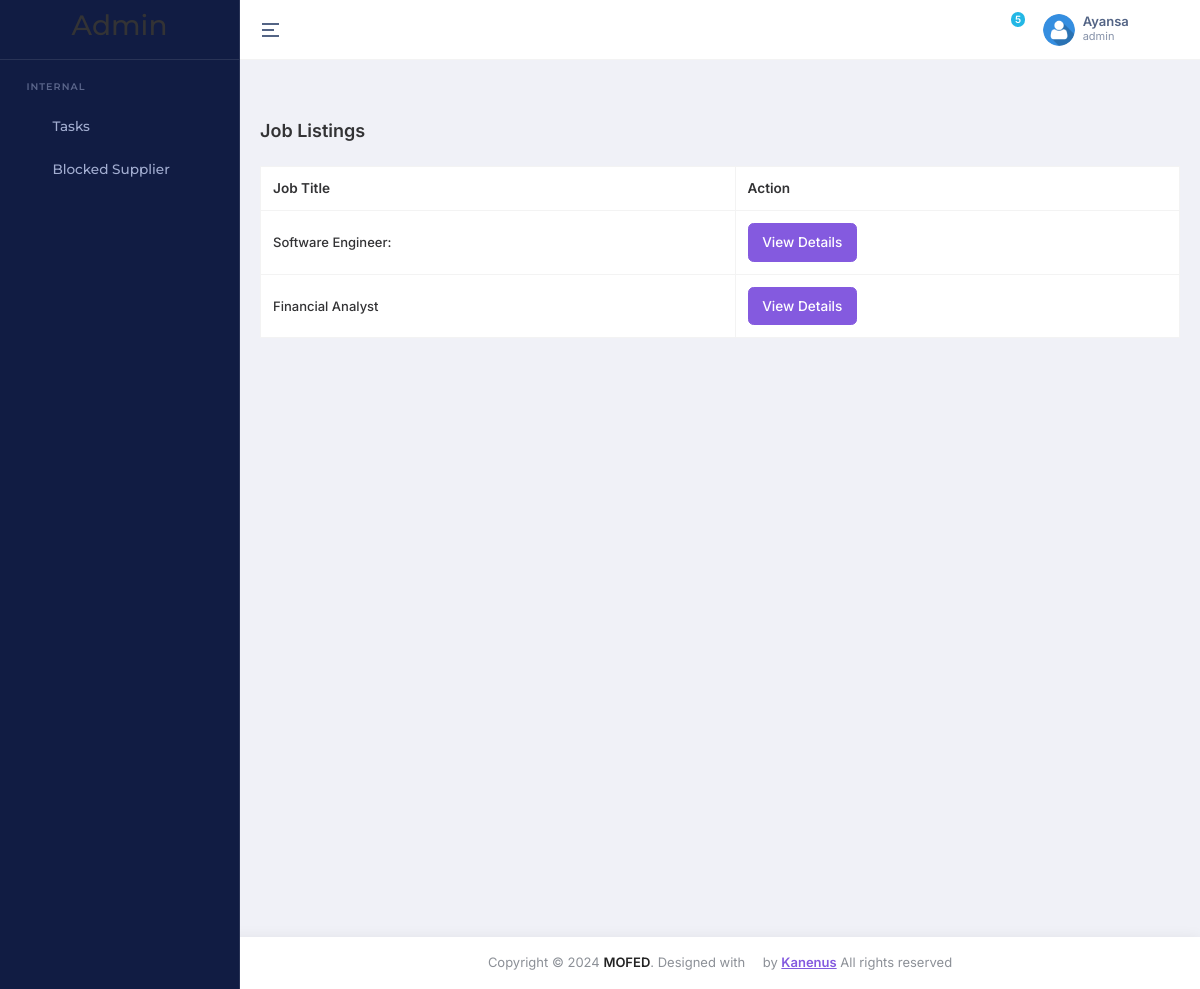
Screenshot of /vacancies/jobs/ (signed in) with the database file from the repository.
### accounts/models.py (models this page shows)
class UserProfile(AbstractBaseUser, PermissionsMixin):
    email = models.EmailField(unique=True)
    first_name = models.CharField(('first name'), max_length=150, blank=True)
    last_name = models.CharField(('last name'), max_length=150, blank=True)
    role = models.CharField(max_length=20, choices=USER_ROLES, default='visitor')
    profile_pic = models.ImageField(upload_to='profile_pics/', null=True, blank=True)
    phonenumber = models.CharField(max_length=15, null=True, blank=True)
    groups = models.ManyToManyField(Group, blank=True, related_name='user_profiles')
    user_permissions = models.ManyToManyField(
        Permission, blank=True, related_name='user_profiles_permissions'
    )
    is_active = models.BooleanField(default=False)
    is_staff = models.BooleanField(default=False)
    is_superuser = models.BooleanField(default=False)
    status = models.CharField(max_length=100, choices=STATUS, default='Pending')
    created_date = models.DateTimeField(auto_now_add=True, editable=False)
    date_joined = models.DateTimeField(('date joined'), default=timezone.now)
    objects = MyUserManager()
    USERNAME_FIELD = 'email'
    REQUIRED_FIELDS = ['first_name', 'last_name'] # will appear at py manage.py createsuperuser thingy
    class Meta:
        ordering = ('-id',)

### vacancies/models.py (models this page shows, shortened)
class Job(models.Model):
    job_description = models.TextField(null=True, blank=True)
    job_title = models.CharField(max_length=255)
    job_type = models.CharField(max_length=50, choices=[
        ('Contract', 'Contract'),
        ('Freelance', 'Freelance'),
        ('Full Time', 'Full Time'),
        ('Part Time', 'Part Time'),
        ('Internship', 'Internship'),
    ])
    Status = models.CharField(max_length=50, choices=[
        ('Active', 'Active'),
        ('CLosed', 'Closed'),
    ])
    vacancies = models.IntegerField(choices=[
        (1, 1),
        (2, 2),
        (5, 5),
        (10, 10),
    ])
    skills = models.CharField(max_length=255)
    job_deadline = models.DateField()
    locationn = models.CharField(max_length=255, default='')  # Assuming location is a character field
    level = models.CharField(max_length=255, choices=[
        ('Junior', 'Junior'),
        ('Mid-Level', 'Mid-Level'),  # Removed extra space
        ('Senior', 'Senior'),  # Corrected capitalization
        ('Expert', 'Expert'),
    ])

### vacancies/views.py (the view)
# urls.py: path('jobs/', job_list, name='job_list'),# Updated URL pattern
def job_list(request):
    jobs = Job.objects.all()
    context = {
        'jobs': jobs,
    }
    return render(request, 'job_list.html', context)

### core/context_processors.py (called while the page is built)
def recent_news_mega(request):
    recent_news = NewsArticle.objects.order_by('-created_at')
    recent_news  = recent_news[:4] if recent_news else recent_news
    return {'recent_news_mega':recent_news}

def stgs(request):
    contact_info = ContactInfo.objects.first()
    quick_links = QuickLink.objects.all()
    pages = Pages.objects.first()
    return {
        'contact_info': contact_info,  # Include footer data in context
        'quick_links': quick_links,  # Include footer data in context
        'stg':Settings.objects.first(),
        'pages': pages
    }

### vacancies/templates/job_list.html
{% extends 'base_new_admin.html' %}
{% load static %}
{% block main %}
    <div class="main-content app-content">
        <div class="container-fluid">
            <h1 class="page-title fw-semibold fs-18 mb-4">Job Listings</h1>
            <div class="table-responsive">
                <table class="table table-bordered">
                    <thead>
                        <tr>
                            <th>Job Title</th>
                            <th>Action</th>
                        </tr>
                    </thead>
                    <tbody>
                        {% for job in jobs %}
                            <tr>
                                <td>{{ job.job_title }}</td>
                                <td>
                                    <a href="{% url 'job_detail' job.id %}" class="btn btn-primary">View Details</a>
                                </td>
                            </tr>
                        {% endfor %}
                    </tbody>
                </table>
            </div>
        </div>
    </div>
{% endblock %}

### task_manager/templates/base_new_admin.html (shortened to what this page needs)
{% load static %}
{% load menu_tags %}
{% load static cms_tags sekizai_tags  %}
<!DOCTYPE html>
<html lang="en" dir="ltr" data-nav-layout="vertical" data-theme-mode="light" data-header-styles="light" data-menu-styles="dark" data-toggled="close">
<head>
    <link id="style" href="{% static 'dashboard/libs/bootstrap/css/bootstrap.min.css' %}" rel="stylesheet" >
    <link href="{% static 'dashboard/css/styles.min.css' %}" rel="stylesheet" >
    <link href="{% static 'dashboard/css/icons.css' %}" rel="stylesheet" >
    <link href="{% static 'dashboard/libs/node-waves/waves.min.css' %}" rel="stylesheet" >
    <link href="{% static 'dashboard/libs/simplebar/simplebar.min.css' %}" rel="stylesheet" >
    <link rel="stylesheet" href="{% static 'dashboard/libs/flatpickr/flatpickr.min.css' %}">
    <link rel="stylesheet" href="{% static 'dashboard/libs/@simonwep/pickr/themes/nano.min.css' %}">
    <link rel="stylesheet" href="{% static 'dashboard/libs/jsvectormap/css/jsvectormap.min.css' %}">
    <link rel="stylesheet" href="{% static 'dashboard/libs/swiper/swiper-bundle.min.css' %}">
    <link rel="stylesheet" href="{% static 'dashboard/libs/choices.js/public/assets/styles/choices.min.css' %}">
</head>
<body>
    <div class="page">
        <header class="app-header" style="position: relative;">
            <div class="main-header-container container-fluid">
                <div class="header-content-left">
                    <div class="header-element">
                        <a aria-label="Hide Sidebar" class="sidemenu-toggle header-link animated-arrow hor-toggle horizontal-navtoggle" data-bs-toggle="sidebar" href="javascript:void(0);"><span></span></a>
                    </div>
                </div>
                <div class="header-content-right">
                    <div class="header-element header-theme-mode">
                        <a href="javascript:void(0);" class="header-link layout-setting">
                            <span class="light-layout">
                            <i class="bx bx-moon header-link-icon"></i>
                            </span>
                        </a>
                    </div>
                    <div class="header-element notifications-dropdown">
                        <a href="javascript:void(0);" class="header-link dropdown-toggle" data-bs-toggle="dropdown" data-bs-auto-close="outside" id="messageDropdown" aria-expanded="false">
                            <i class="bx bx-bell header-link-icon"></i>
                            <span class="badge bg-secondary rounded-pill header-icon-badge pulse pulse-secondary" id="notification-icon-badge">5</span>
                        </a>
                    </div>
                    <div class="header-element">
                        <a href="javascript:void(0);" class="header-link dropdown-toggle" id="mainHeaderProfile" data-bs-toggle="dropdown" data-bs-auto-close="outside" aria-expanded="false">
                            <div class="d-flex align-items-center">
                                <div class="me-sm-2 me-0">
                                    {% if user.profile_pic %}
                                    <img src="{{ user.profile_pic.url }}"  alt="img" width="32" height="32" class="rounded-circle">
                                    {% else %}
                                    <img src="{% static 'front/imgs/team/user.png' %}"  alt="img" width="32" height="32" class="rounded-circle">
                                    {% endif %}
                                </div>
                                <div class="d-sm-block d-none">
                                    <p class="fw-semibold mb-0 lh-1">{{user.first_name}}</p>
                                    <span class="op-7 fw-normal d-block fs-11">{{user.role}}</span>
                                </div>
                            </div>
                        </a>
                    </div>
                    <div class="header-element">
                        <a href="javascript:void(0);" class="header-link switcher-icon" data-bs-toggle="offcanvas" data-bs-target="#switcher-canvas">
                            <i class="bx bx-cog header-link-icon"></i>
                        </a>
                    </div>
                </div>
            </div>
        </header>
        <aside class="app-sidebar sticky" id="sidebar">
            <div class="main-sidebar-header">
                <a href="" class="header-logo">
                    <h3>Admin </h3>
                </a>
            </div>
            <div class="main-sidebar" id="sidebar-scroll">
                <nav class="main-menu-container nav nav-pills flex-column sub-open">
                    <ul class="main-menu">
                        <li class="slide__category"><span class="category-name">Internal</span></li>
                        <li class="slide has-sub">
                            <a href="javascript:void(0);" class="side-menu__item">
                                <i class="bx bx-task side-menu__icon"></i>
                                <span class="side-menu__label">Tasks</span>
                                <i class="fe fe-chevron-right side-menu__angle"></i>
                            </a>
                        </li>
                        <li class="slide">
                            <a href="{% url 'supplier_list' %}" class="side-menu__item">
                                <i class="bx bx-block side-menu__icon"></i>
                                <span class="side-menu__label">Blocked Supplier</span>
                            </a>
                        </li>
                    </ul>
                </nav>
            </div>
        </aside>
        {% block main%}{% endblock %}
        <footer class="footer mt-auto py-3 bg-white text-center">
            <div class="container">
                <span class="text-muted"> Copyright © <span id="year"></span> <a
                        href="javascript:void(0);" class="text-dark fw-semibold">MOFED</a>.
                    Designed with <span class="bi bi-heart-fill text-danger"></span> by <a href="javascript:void(0);">
                        <span class="fw-semibold text-primary text-decoration-underline">Kanenus</span>
                    </a> All
                    rights
                    reserved
                </span>
            </div>
        </footer>
    </div>
</body>
</html>

### rows the page displays
UserProfile: first_name "Ayansa", role "admin"
Job: job_title "Software Engineer:"
Job: job_title "Financial Analyst"
